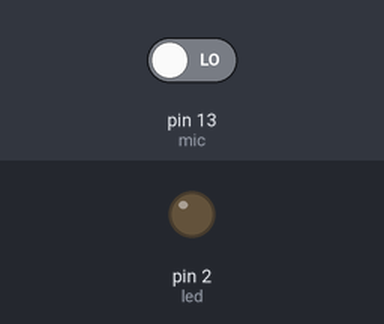
Recording of a sketch running on a simulated Arduino Nano, built with avr-gcc and run on an emulated ATmega328P. Parts: output pins drawn as LEDs (lit = HIGH). The inputs (shaded band) are chosen by the test bench; at power-on: pin 13 (mic) LOW.

Above: at 1.2 s.
1.3 s: pin 13 (mic) driven HIGH
At 1.8 s:
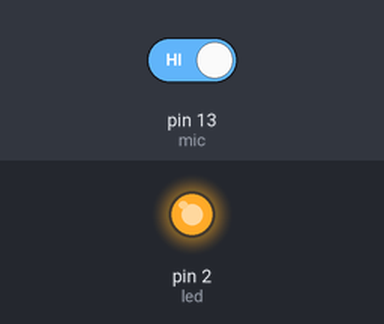
2.8 s: pin 13 (mic) driven LOW
At 4.1 s:
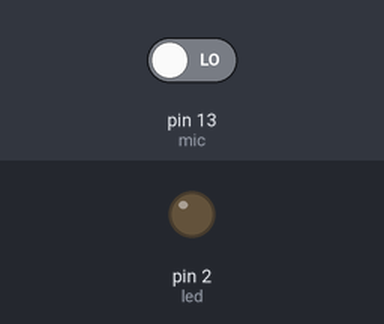
Timing chart, 0 to 5.8 s (numbered marks = the images above; inputs shaded):
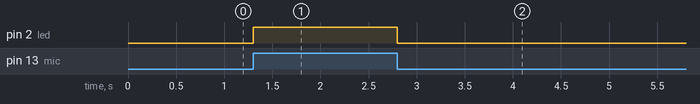

Measured:
- after the input at 1.3 s, pin 2 (led): LOW → HIGH at once
- after the input at 2.8 s, pin 2 (led): HIGH → LOW at once

The sketch:

Audio_Ritmico.ino
```cpp
//Proyecto para Arduino NANO

int mic = 13; //Pin D10
int led = 2; //Pin D12
int tiempo = 100;
int lector_mic = LOW;

void setup()
{
  pinMode(mic, INPUT);
  pinMode(led, OUTPUT);

  Serial.begin(9600);
}

void loop()
{
  lector_mic = digitalRead(mic);

  if(lector_mic)
  {
    digitalWrite(led, HIGH);
    delay(tiempo);
  }
  else
  {
    digitalWrite(led, LOW);
    delay(tiempo);
  }


}
```
